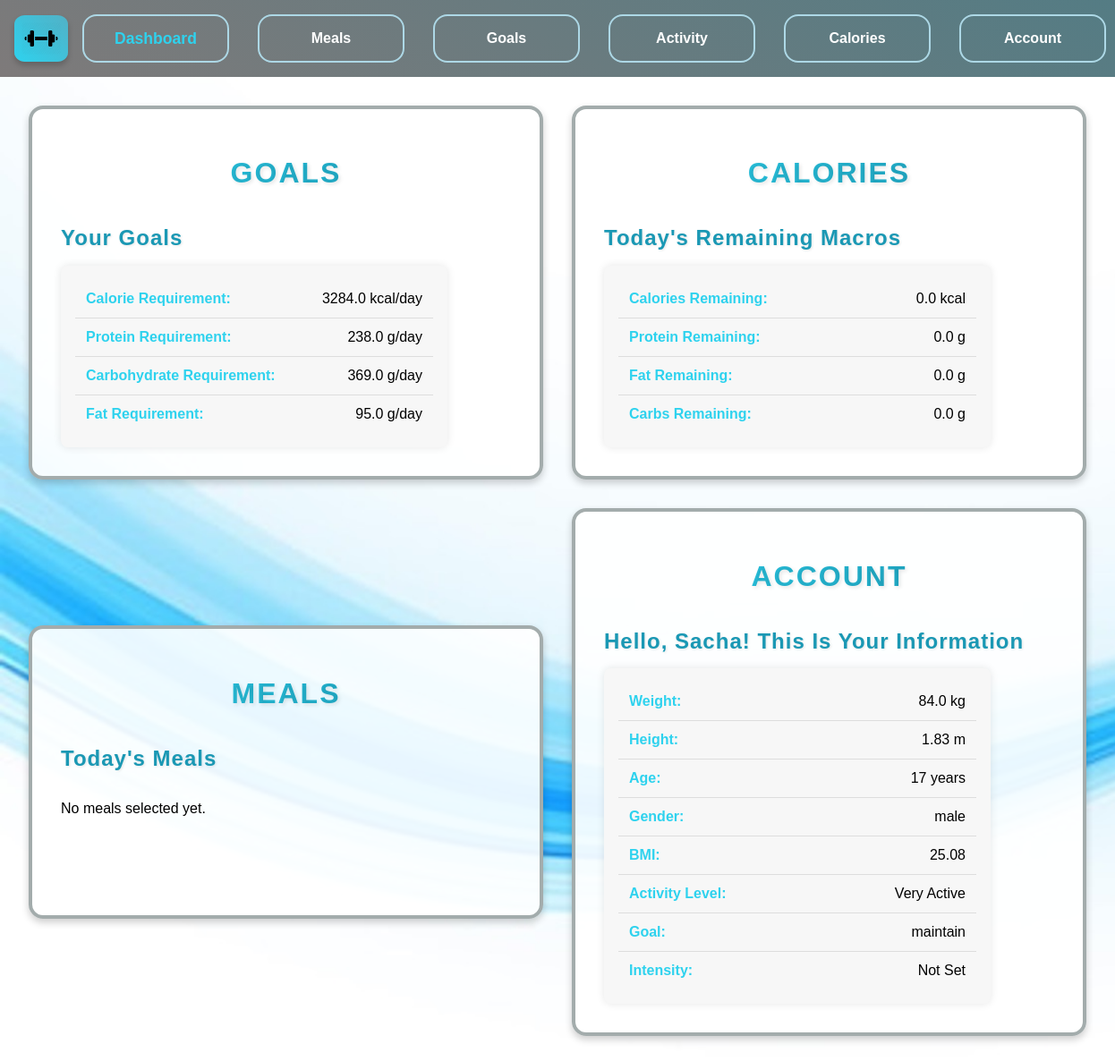
The page /dashboard (signed in) on the database its author committed.
### app.py (models this page shows, shortened)
class User(db.Model):
    id = db.Column(db.Integer, primary_key=True)
    username = db.Column(db.String(100))
    weight = db.Column(db.Float, default=90)
    height = db.Column(db.Float, default=1.75)
    age = db.Column(db.Integer, default=48)
    gender = db.Column(db.String(10), default='male')
    bmi = db.Column(db.Float)
    bmr = db.Column(db.Float)
    tdee = db.Column(db.Float)
    exercise_level = db.Column(db.String(20), default='sedentary')
    goal = db.Column(db.String(20), default='maintain')
    intensity = db.Column(db.String(20))
    caloriesRequired = db.Column(db.Float)
    proteinRatio = db.Column(db.Float)
    fatRatio = db.Column(db.Float)
    carbRatio = db.Column(db.Float)
    proteinRequired = db.Column(db.Float)
    fatRequired = db.Column(db.Float)
    carbRequired = db.Column(db.Float)
    caloriesRemaining = db.Column(db.Float)
    proteinRemaining = db.Column(db.Float)
    fatRemaining = db.Column(db.Float)
    carbRemaining = db.Column(db.Float)
    last_reset = db.Column(db.Date, default=lambda: datetime.now(timezone.utc).date())
    meals = db.relationship('UserMeals', backref='user', lazy=True, cascade="all, delete-orphan")

### app.py (the view)
@app.route('/dashboard')
def dashboard():
    if 'username' not in session:
        return redirect(url_for('login'))
    username = session.get('username')
    found_user = User.query.filter_by(username=username).first()
    if not user_details_complete(found_user):
        flash("Please complete your account details before using the program.", "warning")
        return redirect(url_for('account'))
    today = datetime.now(timezone.utc).date()
    user_meals = (
        db.session.query(UserMeals, Meal)
        .join(Meal)
        .filter(UserMeals.user_id == found_user.id)
        .filter(UserMeals.date_added >= today)
        .all()
    )
    return render_template('dashboard.html',
                           username=username,
                           user_db=found_user,
                           user_meals=user_meals
                           )

### modules.py (called while the page is built)
def user_details_complete(user):
    return all([
        user.weight is not None,
        user.height is not None,
        user.age is not None,
        user.gender is not None,
        user.exercise_level is not None,
        user.caloriesRequired is not None,
        user.proteinRequired is not None,
        user.fatRequired is not None,
        user.carbRequired is not None
    ])

### templates/dashboard.html (shortened to what this page needs)
{% extends "base.html" %}
{% block content %}
<div class="content">
    <div class="section-box">
        <h1>Goals</h1>
        <h3>Your Goals</h3>
        <ul class="user-list">
            <li><strong>Calorie Requirement:</strong> {{ user_db.caloriesRequired if user_db.caloriesRequired else 'Not Set' }} kcal/day</li>
            <li><strong>Protein Requirement:</strong> {{ user_db.proteinRequired if user_db.proteinRequired else 'Not Set' }} g/day</li>
            <li><strong>Carbohydrate Requirement:</strong> {{ user_db.carbRequired if user_db.carbRequired else 'Not Set' }} g/day</li>
            <li><strong>Fat Requirement:</strong> {{ user_db.fatRequired if user_db.fatRequired else 'Not Set' }} g/day</li>
        </ul>
    </div>
    <div class="section-box">
        <h1>Calories</h1>
        <h3>Today's Remaining Macros</h3>
        <ul class="user-list">
            <li><strong>Calories Remaining:</strong> {{ user_db.caloriesRemaining }} kcal</li>
            <li><strong>Protein Remaining:</strong> {{ user_db.proteinRemaining }} g</li>
            <li><strong>Fat Remaining:</strong> {{ user_db.fatRemaining }} g</li>
            <li><strong>Carbs Remaining:</strong> {{ user_db.carbRemaining }} g</li>
        </ul>
    </div>
    <div class="section-box">
        <h1>Meals</h1>
        <h3>Today's Meals</h3>
        {% if user_meals %}
            <table>
                <thead>
                    <tr>
                        <th>Meal Name</th>
                        <th>Amount (g)</th>
                        <th>Calories</th>
                        <th>Protein (g)</th>
                        <th>Carbs (g)</th>
                        <th>Fat (g)</th>
                    </tr>
                </thead>
                <tbody>
                    {% for user_meal, meal in user_meals %}
                    <tr>
                        <td>{{ meal.food_name }}</td>
                        <td>{{ user_meal.amount }}</td>
                        <td>{{ user_meal.calories }}</td>
                        <td>{{ user_meal.protein }}</td>
                        <td>{{ user_meal.carbs }}</td>
                        <td>{{ user_meal.fat }}</td>
                    </tr>
                    {% endfor %}
                </tbody>
            </table>
        {% else %}
            <p>No meals selected yet.</p>
        {% endif %}
    </div>
    <div class="section-box">
        <h1>Account</h1>
        <h3>Hello, {{ user_db.username }}! This is your information</h3>
        <ul class="user-list">
            <li><strong>Weight:</strong> {{ user_db.weight if user_db.weight else 90 }} kg</li>
            <li><strong>Height:</strong> {{ user_db.height if user_db.height else 1.75 }} m</li>
            <li><strong>Age:</strong> {{ user_db.age if user_db.age else 48 }} years</li>
            <li><strong>Gender:</strong> {{ user_db.gender if user_db.gender else 'male' }}</li>
            <li><strong>BMI:</strong> {{ user_db.bmi if user_db.bmi else 'Not Calculated' }}</li>
            <li><strong>Activity Level:</strong> {{ user_db.exercise_level.replace("_", " ").title() if user_db.exercise_level else 'Not Set' }}</li>
            <li><strong>Goal:</strong> {{ user_db.goal if user_db.goal else 'Not Set' }}</li>
            <li><strong>Intensity:</strong> {{ user_db.intensity if user_db.intensity else 'Not Set' }}</li>
        </ul>
    </div>
</div>
{% endblock %}

### static/style.css (style rules this page uses)
html, body { background-image: url("./images/background.jpg"); background-size: cover; background-attachment: fixed; height: 100%; margin: 0rem; display: flex; flex-direction: column; box-sizing: border-box; font-family: sans-serif; }
.section-box { display: flex; flex-direction: column; flex-grow: 1; border: 0.3rem solid rgb(163, 172, 172); padding: 2rem; margin: 1rem; border-radius: 1rem; background-color: rgba(255, 255, 255, 0.9); width: 40%; box-shadow: 0 0.25rem 0.5rem rgba(0, 0, 0, 0.2); transition: transform 0.3s ease-in-out; overflow: hidden; min-height: 16rem; }
.content { display: flex; flex-wrap: wrap; justify-content: space-between; align-items: center; padding: 1rem; }
h1 { font-size: 2rem; font-weight: bold; text-align: center; text-transform: uppercase; background: linear-gradient(45deg, #2ed2ee, #1a98b4); background-clip: text; -webkit-background-clip: text; color: transparent; letter-spacing: 2px; text-shadow: 2px 2px 4px rgba(0, 0, 0, 0.1); margin-bottom: 1rem; }
h3 { font-size: 1.5rem; font-weight: bold; color: #1a98b4; text-transform: capitalize; letter-spacing: 1px; margin-bottom: 0.75rem; padding-bottom: 0.3rem; display: inline-block; text-shadow: 1px 1px 3px rgba(0, 0, 0, 0.1); }
.user-list { list-style: none; padding: 1rem; margin: 0; background: #f7f7f7; border-radius: 0.5rem; box-shadow: 0 0 10px rgba(0, 0, 0, 0.1); max-width: 400px; }
.user-list li { padding: 0.75rem; font-size: 1rem; border-bottom: 1px solid #ddd; display: flex; justify-content: space-between; }
.user-list li:last-child { border-bottom: none; }
.user-list li strong { color: #2ed2ee; }

### rows shown on the page
User: caloriesRequired "3284.0", proteinRequired "238.0", carbRequired "369.0", fatRequired "95.0", caloriesRemaining "0.0", proteinRemaining "0.0", fatRemaining "0.0", carbRemaining "0.0", username "Sacha", weight "84.0", height "1.83", age "17", gender "male", bmi "25.08", exercise_level.replace "Very Active", goal "maintain", intensity "Not Set"
